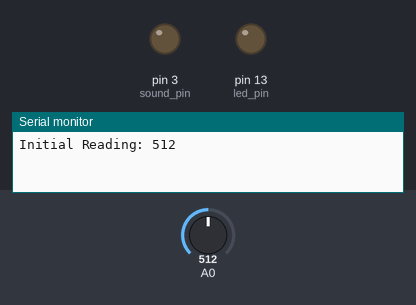
Bench run of a sketch on a simulated Arduino Uno, built with avr-gcc and run on an emulated ATmega328P. On the bench: output pins drawn as LEDs (lit = HIGH), the last lines printed to the serial monitor. The inputs (shaded band) are chosen by the test bench; at power-on: A0 = 512.

Above: at 2.7 s.
2.8 s: A0 set to 474
4.3 s: A0 set to 453
At 5.1 s:
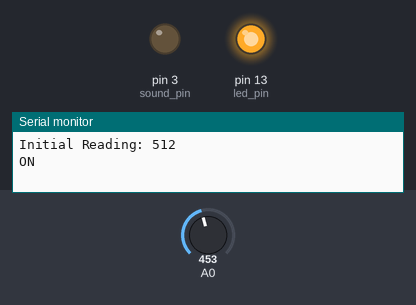
5.8 s: A0 set to 511
At 6.2 s:
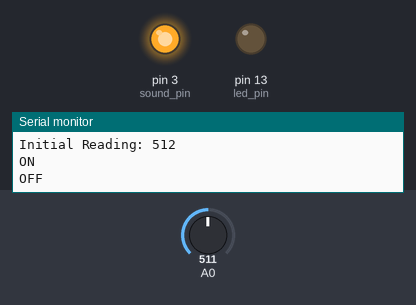
7.3 s: A0 set to 306
At 7.6 s:
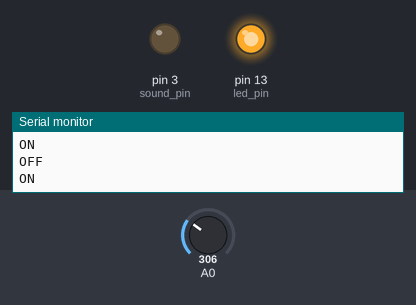
8.8 s: A0 set to 716
At 9.9 s:
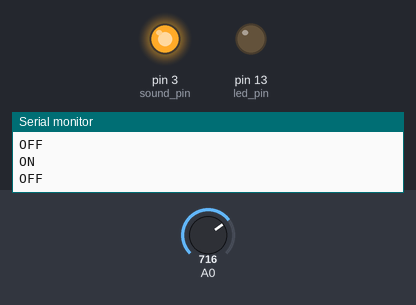
Timing chart, 0 to 11.3 s (numbered marks = the images above; inputs shaded):
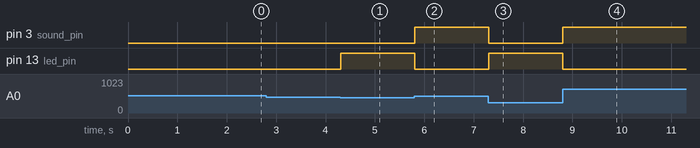

The sketch:

ldr_harp.ino
```cpp
int led_pin = 13;
int sound_pin = 3;
int initial_read = 0;

int threshold = 50;

int state = 0;

// the setup routine runs once when you press reset:
void setup() {
  // initialize serial communication at 9600 bits per second:
  Serial.begin(9600);

  pinMode(led_pin, OUTPUT); // Set LED Pin as output
  pinMode(sound_pin, OUTPUT); // Set Sound Pin as output

  //Create an average reading
  int num_readings = 10;
  long total = 0;
  for(int i  = 0; i < num_readings; i++){
    total = total + analogRead(A0);

    delay(100); // Wait 100ms between readings
  }
  initial_read = total / num_readings;
  Serial.print("Initial Reading: ");
  Serial.println(initial_read);
  delay(500);
}

// the loop routine runs over and over again forever:
void loop() {
  // read the input on analog pin 0:
  int sensorValue = analogRead(A0);
  // print out the value you read:
  //Serial.println(sensorValue);
  if(sensorValue < initial_read - threshold){
    digitalWrite(led_pin, HIGH);
    if(state == 0){
      state =1;
      digitalWrite(sound_pin, LOW);

      Serial.println("ON");

    }
  }else{
    digitalWrite(led_pin, LOW);
    if(state == 1){
      state = 0;
      Serial.println("OFF");
      digitalWrite(sound_pin, HIGH);

    }
  }
  delay(10);        // delay in between reads for stability

}
```

Measured:
- the behaviour switches between 462 and 461 on A0 (found by bisection; images 0 and 1)
- after the input at 2.8 s, every drawn part: stays the same
- after the input at 4.3 s, pin 13 (led_pin): LOW → HIGH at once
- after the input at 5.8 s, pin 3 (sound_pin): LOW → HIGH at once; pin 13 (led_pin): HIGH → LOW at once
- after the input at 7.3 s, pin 3 (sound_pin): HIGH → LOW at once; pin 13 (led_pin): LOW → HIGH at once
- after the input at 8.8 s, pin 3 (sound_pin): LOW → HIGH at once; pin 13 (led_pin): HIGH → LOW at once
